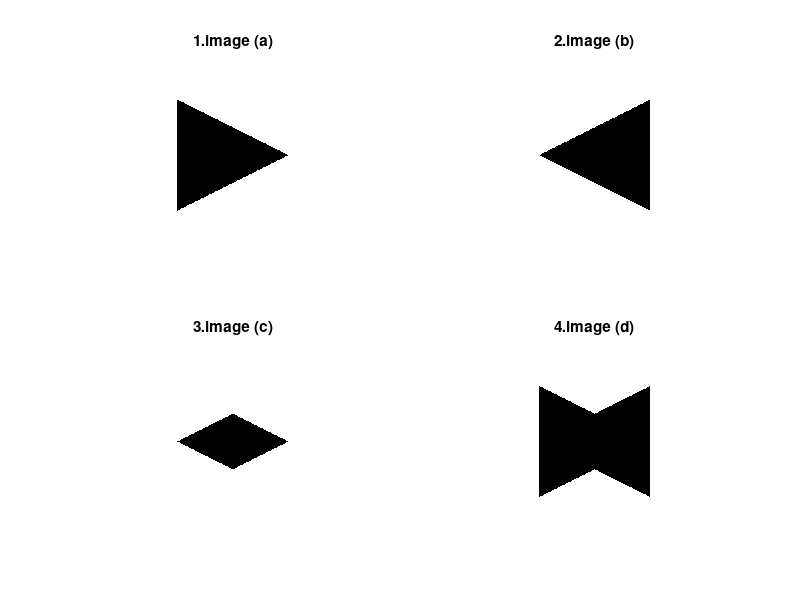

This figure's MATLAB source:
% 1. image
a = uint8(255*ones(500,500));
% top half of 1st image
for i=100:250
    for j=100:100+((i-100)*2)
        a(i,j)=0;
    end
end
% bottom half of 1st image
for i=250:400
    for j=100:100+((400-i)*2)
        a(i,j)=0;
    end
end

% 2. image
b = uint8(255*ones(500,500));
% top half of 2nd image
for i=100:250
    for j=400:-1:400-((i-100)*2)
        b(i,j)=0;
    end
end
% bottom half of 2nd image
for i=250:400
    for j=400:-1:400-((400-i)*2)
        b(i,j)=0;
    end
end

% 3. image
c = uint8(255*ones(500,500));
% top half of left triangle
for i=175:250
    for j=250:-1:250-((i-175)*2)
        c(i,j)=0;
    end
end
% bottom half of left triangle
for i=250:425
    for j=250:-1:100+((i-250)*2)
        c(i,j)=0;
    end
end
% top half of right triangle
for i=175:250
    for j=250:250+((i-175)*2)
        c(i,j)=0;
    end
end
% bottom halft of right triangle
for i=250:425
    for j=250:400-((i-250)*2)
        c(i,j)=0;
    end
end


% 4. image (combine 1st and 2nd image)
d = uint8(255*ones(500,500));
% left half of 4th image (1st image)
for i=100:250
    for j=100:100+((i-100)*2)
        d(i,j)=0;
    end
end
for i=250:400
    for j=100:100+((400-i)*2)
        d(i,j)=0;
    end
end
% right halft of 4th image (2nd image)
for i=100:250
    for j=400:-1:400-((i-100)*2)
        d(i,j)=0;
    end
end
for i=250:400
    for j=400:-1:400-((400-i)*2)
        d(i,j)=0;
    end
end

figure;
subplot(2,2,1);imshow(a);title('1.image (a)') %1.image
subplot(2,2,2);imshow(b);title('2.image (b)') %2.image
subplot(2,2,3);imshow(c);title('3.image (c)') %3.image
subplot(2,2,4);imshow(d);title('4.image (d)') %4.image
